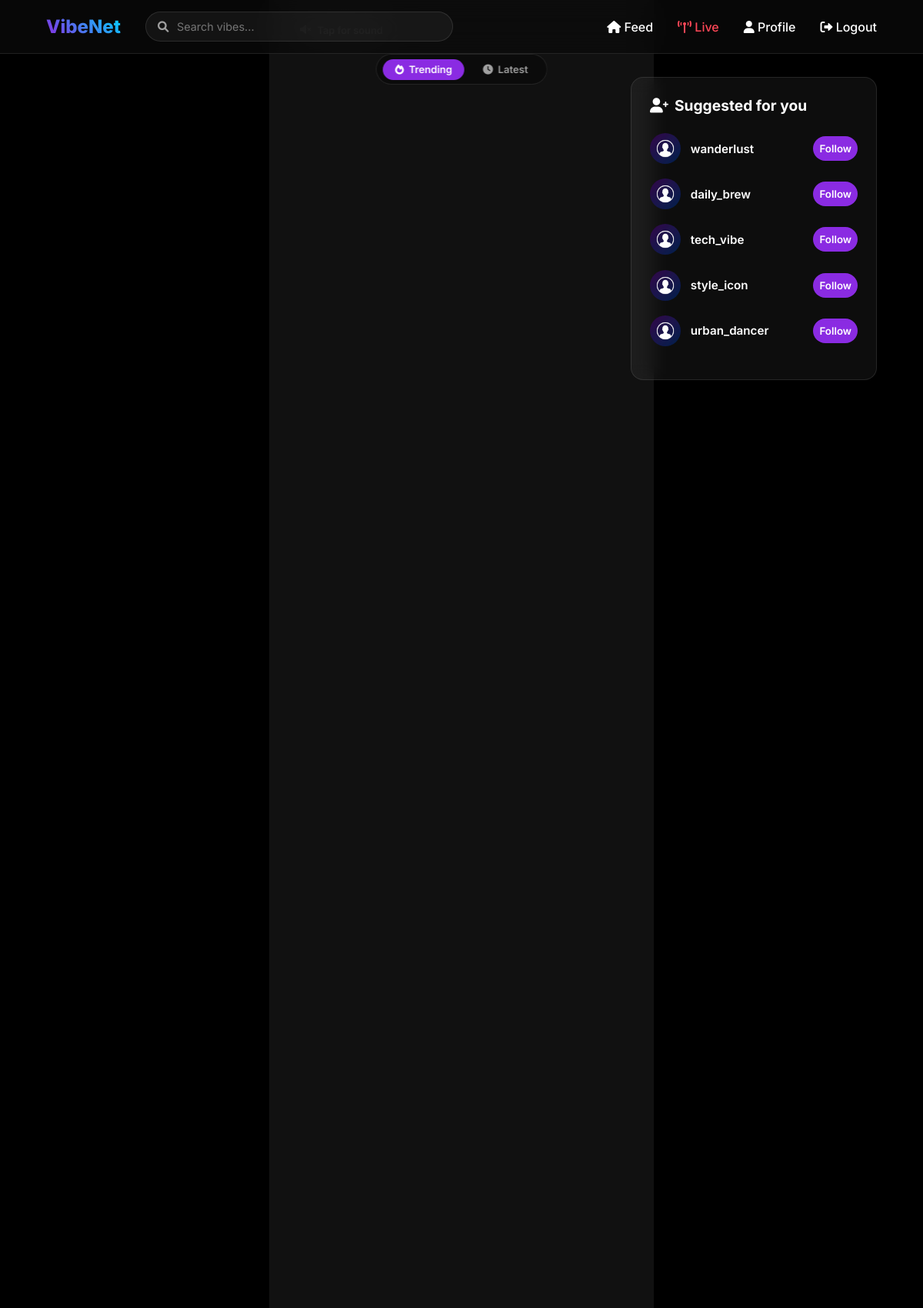
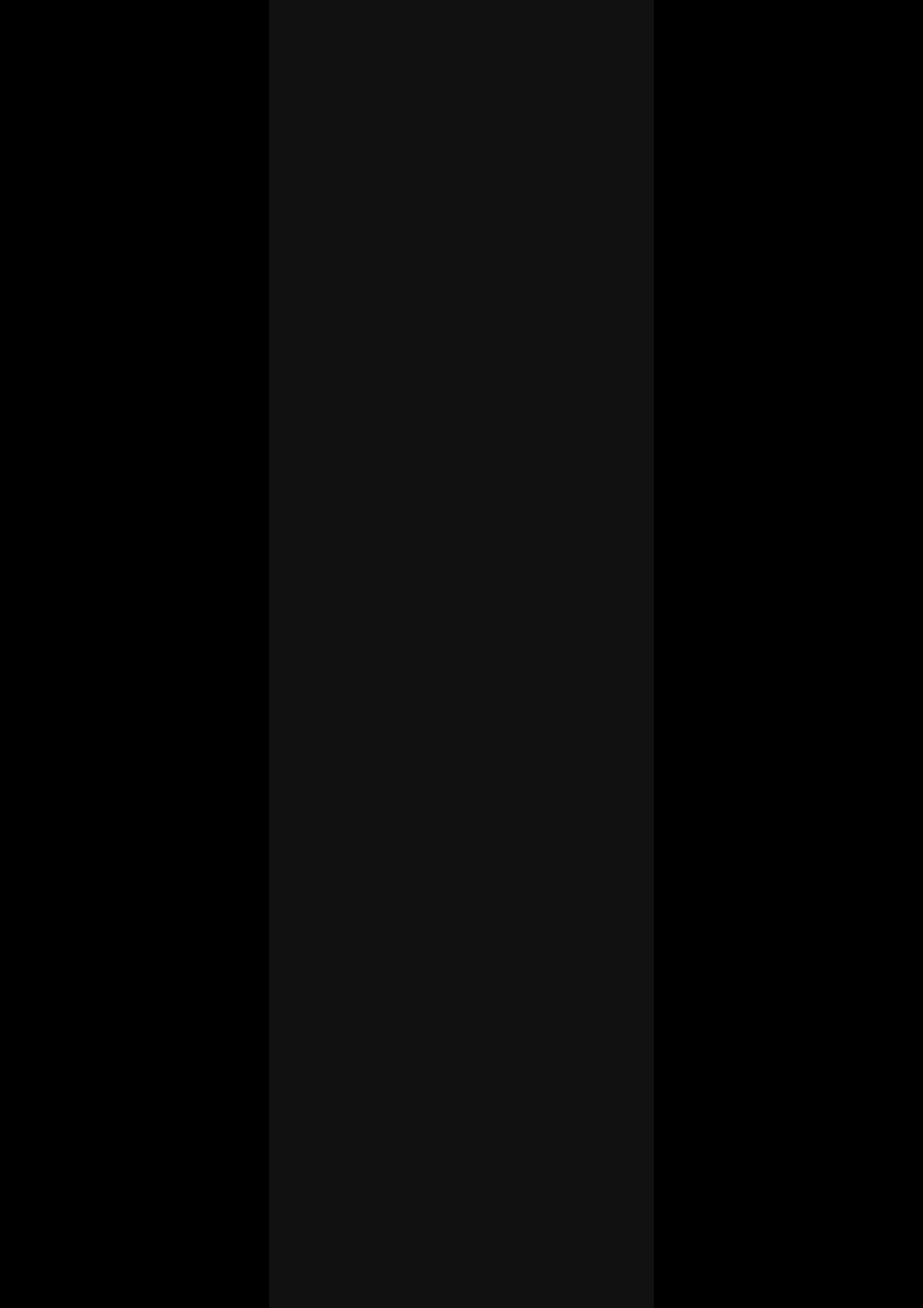
Screenshot of / (signed in, upper part) with the database file from the repository (2 pictures, top to bottom).
### core/models.py (models this page shows, shortened)
class Post(models.Model):
    id = models.UUIDField(primary_key=True, default=uuid.uuid4, editable=False)
    author = models.ForeignKey(User, on_delete=models.CASCADE, related_name='posts')
    content = models.TextField(blank=True)
    image = models.ImageField(upload_to='post_images', blank=True, null=True)
    video = models.FileField(upload_to='post_videos', blank=True, null=True)
    created_at = models.DateTimeField(auto_now_add=True)
    likes = models.ManyToManyField(User, related_name='liked_posts', blank=True)
    class Meta:
        ordering = ['-created_at']

class Profile(models.Model):
    user = models.OneToOneField(User, on_delete=models.CASCADE)
    bio = models.TextField(blank=True)
    profile_pic = models.ImageField(upload_to='profile_pics', default='default.png')
    followers = models.ManyToManyField('self', symmetrical=False, related_name='following', blank=True)

### core/views.py (the view)
# urls.py: path('', views.index, name='index'),
def index(request):
    sort = request.GET.get('sort', 'trending')
    posts = _sorted_posts(sort)[:FEED_PAGE_SIZE]
    if request.user.is_authenticated:
        following_ids = request.user.profile.following.all().values_list('user_id', flat=True)
        suggested_profiles = Profile.objects.exclude(user_id=request.user.id).exclude(user_id__in=following_ids)[:5]
    else:
        suggested_profiles = Profile.objects.all()[:5]
    return render(request, 'core/index.html', {
        'posts': posts,
        'suggested_profiles': suggested_profiles,
        'active_sort': sort,
    })

### core/views.py (called while the page is built)
def _sorted_posts(sort):
    qs = Post.objects.annotate(
        like_count=Count('likes', distinct=True),
        comment_count_ann=Count('comments', distinct=True),
    )
    if sort == 'trending':
        return qs.order_by('-like_count', '-comment_count_ann', '-created_at')
    return qs.order_by('-created_at')

### core/templates/core/index.html (shortened to what this page needs)
{% extends 'core/base.html' %}
{% load static %}
{% block content %}
<div class="sort-bar" id="sort-bar">
    <a href="?sort=trending" class="sort-btn {% if active_sort == 'trending' %}active{% endif %}" id="sort-trending">
        <i class="fas fa-fire"></i> Trending
    </a>
    <a href="?sort=latest" class="sort-btn {% if active_sort == 'latest' %}active{% endif %}" id="sort-latest">
        <i class="fas fa-clock"></i> Latest
    </a>
</div>
<div class="reels-feed" id="reels-feed">
    {% for post in posts %}
    <div class="reel-card" id="post-{{ post.id }}">
        <div class="reel-video-container" onclick="togglePlayReel(this)">
            {% if post.video %}
                <video src="{{ post.video.url }}" class="reel-video" loop muted playsinline webkit-playsinline></video>
                <div class="muted-hint">
                </div>
            {% elif post.image %}
                <img src="{{ post.image.url }}" class="reel-video" alt="Post by {{ post.author.username }}">
            {% else %}
                <div class="reel-video flex-center p-2 text-center">
                    <p>{{ post.content }}</p>
                </div>
            {% endif %}
        </div>
    </div>
    {% endfor %}
</div>
<div class="discovery-container">
    <div class="discovery-card glass">
        <h3 class="discovery-title"><i class="fas fa-user-plus"></i> Suggested for you</h3>
        {% for profile in suggested_profiles %}
        <div class="suggested-user">
            <a href="{% url 'profile' profile.user.username %}" class="suggested-info">
                <img src="{{ profile.profile_pic.url }}" class="suggested-avatar" alt="{{ profile.user.username }}">
                <span class="suggested-name">{{ profile.user.username }}</span>
            </a>
            <button class="btn-primary p-05" onclick="followUserReel('{{ profile.user.username }}', this, event)">Follow</button>
        </div>
        {% empty %}
        <p class="text-muted">You're all caught up!</p>
        {% endfor %}
    </div>
</div>
{% endblock %}

### static/css/style.css (style rules this page uses)
:root { --primary: #8a2be2; --primary-hover: #7b27cc; --bg-dark: #0a0a0a; --glass-bg: rgba(255, 255, 255, 0.05); --glass-border: rgba(255, 255, 255, 0.1); --text-main: #ffffff; --text-muted: #a0a0a0; --accent: #ff4757; }
* { margin: 0; padding: 0; box-sizing: border-box; font-family: 'Inter', sans-serif; }
body { background-color: var(--bg-dark); color: var(--text-main); overflow-x: hidden; }
.p-05 { padding: 0.5rem !important; }
.glass { background: var(--glass-bg); -webkit-backdrop-filter: blur(12px); backdrop-filter: blur(12px); border: 1px solid var(--glass-border); border-radius: 16px; }
.btn-primary { background: var(--primary); color: white; padding: 0.6rem 1.5rem; border-radius: 30px; border: none; font-weight: 600; cursor: pointer; transition: 0.3s; }
.reels-feed { height: 100vh; scroll-snap-type: y mandatory; overflow-y: scroll; -ms-overflow-style: none; scrollbar-width: none; background: #000; }
.reel-card { height: 100vh; width: 100%; scroll-snap-align: start; position: relative; display: flex; align-items: center; justify-content: center; background: #000; }
.reel-video-container { height: 100%; width: 100%; max-width: 500px; position: relative; background: #111; }
.reel-video { width: 100%; height: 100%; object-fit: contain; }
.discovery-container { position: fixed; right: 5%; top: 100px; width: 320px; }
.discovery-card { padding: 1.5rem; }
.discovery-title { margin-bottom: 1.5rem; display: flex; align-items: center; gap: 0.5rem; font-size: 1.2rem; }
.suggested-user { display: flex; align-items: center; justify-content: space-between; margin-bottom: 1.2rem; }
.suggested-info { display: flex; align-items: center; gap: 0.8rem; text-decoration: none; color: inherit; }
.suggested-avatar { width: 40px; height: 40px; border-radius: 50%; object-fit: cover; }
.suggested-name { font-weight: 600; font-size: 0.95rem; }

### static/css/extra.css (style rules this page uses)
.reel-card { animation: reelFadeIn 0.4s ease-out; }

### core/templates/core/index.html (style rules this page uses)
.sort-bar { position: fixed; top: 70px; left: 50%; transform: translateX(-50%); z-index: 900; display: flex; gap: 0.5rem; background: rgba(10,10,10,0.75); -webkit-backdrop-filter: blur(12px); backdrop-filter: blur(12px); border: 1px solid var(--glass-border); border-radius: 30px; padding: 0.35rem 0.5rem; }
.sort-btn { color: var(--text-muted); text-decoration: none; font-size: 0.82rem; font-weight: 600; padding: 0.35rem 1rem; border-radius: 20px; transition: 0.2s; display: flex; align-items: center; gap: 0.4rem; }
.sort-btn.active { background: var(--primary); color: white; }
.muted-hint { position: absolute; top: 1.5rem; left: 1.5rem; background: rgba(0,0,0,0.6); padding: 0.5rem 1rem; border-radius: 20px; font-size: 0.8rem; font-weight: 600; z-index: 20; opacity: 0; transition: opacity 0.3s; pointer-events: none; -webkit-backdrop-filter: blur(5px); backdrop-filter: blur(5px); }
.reel-video-container.is-muted .muted-hint { display: flex; align-items: center; gap: 0.5rem; opacity: 1; }

### rows the page displays
Profile: profile_pic (placeholder picture), user.username "wanderlust"
Profile: profile_pic (placeholder picture), user.username "daily_brew"
Profile: profile_pic (placeholder picture), user.username "tech_vibe"
Profile: profile_pic (placeholder picture), user.username "style_icon"
Profile: profile_pic (placeholder picture), user.username "urban_dancer"
